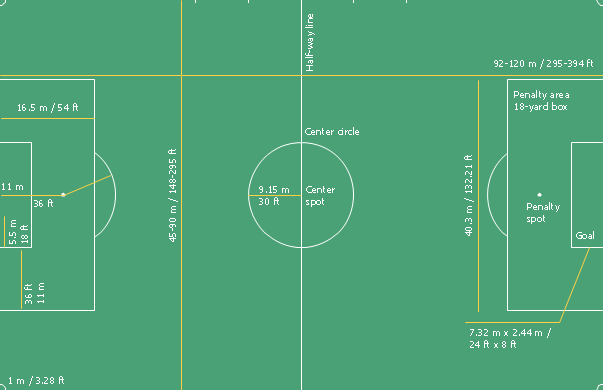
#> input picture SportVideo/calibration/data/field.png, 603 x 390 px
$ python -i image.py   (imports and definitions only)
#> lines starting #> are read from the running program, lines starting #| are printed output that depends on the picture
import numpy as np
import cv2


def robust_edge_detection(img):
    # Find edges
    kernel_size = 5
    gray = cv2.cvtColor(img, cv2.COLOR_RGB2GRAY)
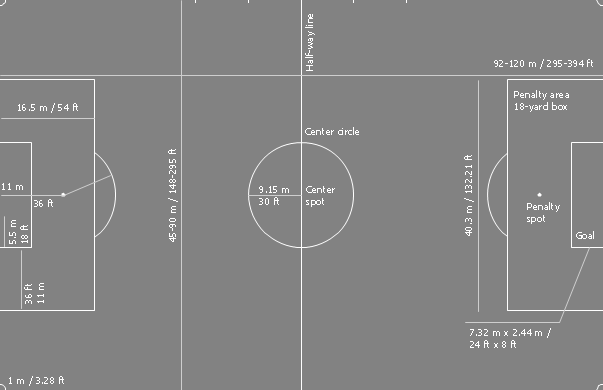
#> gray: shape (390, 603); min 130, max 255, mean 132.8
    blur_gray = cv2.GaussianBlur(gray, (kernel_size, kernel_size), 0)
    # io.imagesc(blur_gray)
    edges = cv2.Canny((blur_gray * 255).astype(np.uint8), 10, 200, apertureSize=5)
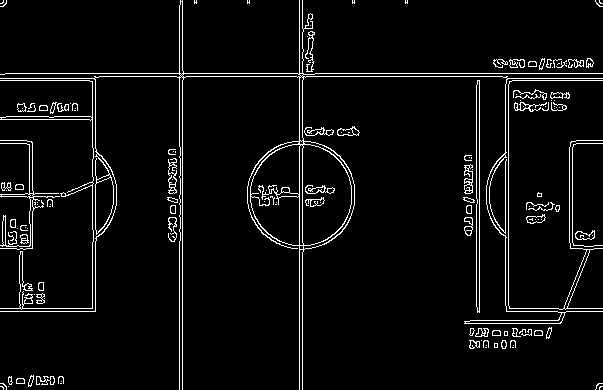
#> edges: shape (390, 603); 4.7% white in thin lines or dots
    # io.imagesc(edges)
    # lsd = cv2.createLineSegmentDetector(0)
    lsd = cv2.ximgproc.createFastLineDetector()
    lines = lsd.detect(edges)[0]  # Position 0 of the returned tuple are the detected lines
#> lines = [[178.3, 0, 177.8, 74.01]]
    print(lines.shape)
#| (1, 4)
    long_lines = []
    for j in range(lines.shape[0]):
        # x1, y1, x2, y2 = lines[j, 0, :]
        x1, y1, x2, y2 = lines[j, :]
        if np.linalg.norm(np.array([x1, y1]) - np.array([x2, y2])) > 50:
            long_lines.append(lines[j, :, :])
#> this loop made 1 pass
#> after the loop, long_lines = []

    lines = np.array(long_lines)
    edges = 1 * np.ones_like(img)
    drawn_img = lsd.drawSegments(edges, lines)
    edges = (drawn_img[:, :, 2] > 1).astype(np.float32)

    kernel = np.ones((7, 7), np.uint8)

    edges = cv2.morphologyEx(edges, cv2.MORPH_CLOSE, kernel)
    kernel = np.ones((3, 3), np.uint8)
    edges = cv2.morphologyEx(edges, cv2.MORPH_OPEN, kernel)

    return edges


# [66 lines left out: functions get_pixel_ids, get_pixel_neighbors, mask_aware_point_sampling, not called in this run]


# [20 lines of commented-out code are left out]

>>> import cv2
>>> picture = cv2.cvtColor(cv2.imread('../SportVideo/calibration/data/field.png'), cv2.COLOR_BGR2RGB)
#> (the run stopped early here; a loop or call above may not have finished)
